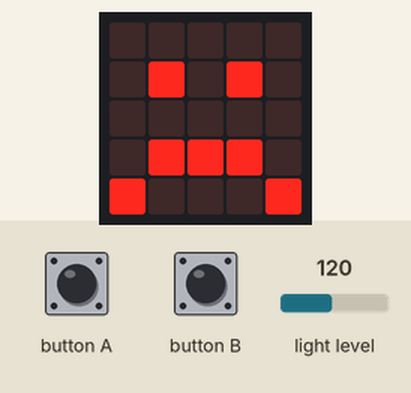
Simulated run of this program. Board: Calliope mini (MakeCode). On the bench: the board's 5×5 LED display. The test bench sets the inputs (shaded band); at power-on: light level 120.

Above: at 1.2 s.
1.3 s: light level set to 103
3.0 s: light level set to 98
At 3.4 s:
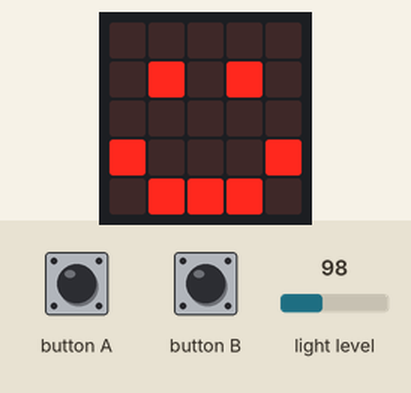
4.5 s: button A pressed for 0.15 s
At 5.4 s:
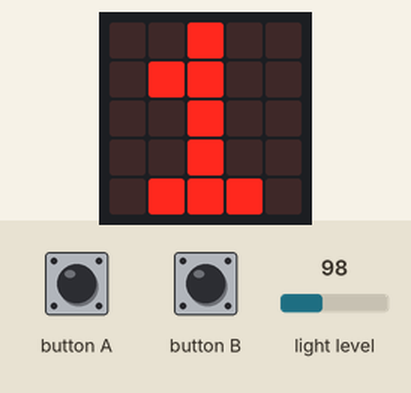
7.0 s: light level set to 128
At 8.6 s:
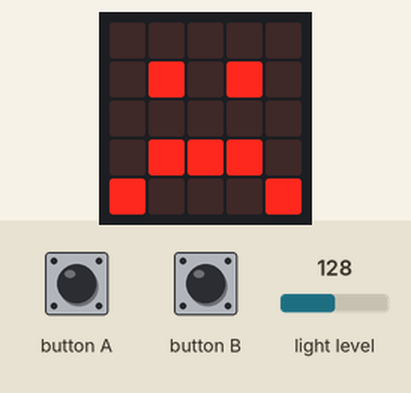
8.9 s: light level set to 5
At 10.2 s:
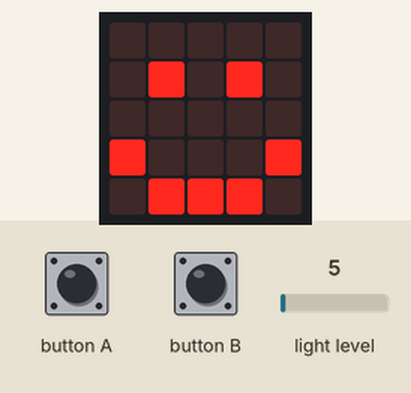
10.7 s: button A pressed for 0.15 s
At 11.7 s:
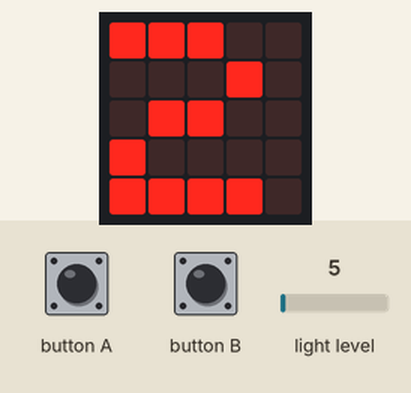
Timing chart, 0 to 13.7 s (numbered marks = the images above; inputs shaded):
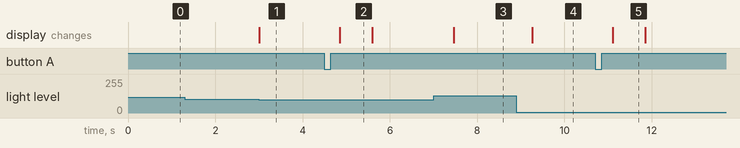

The program:

main.ts
```typescript
let Zähler = 0
input.onButtonPressed(Button.A, function () {
    basic.showString("" + (Zähler))
})
input.onButtonPressed(Button.B, function () {
    Zähler = 0
})
basic.forever(function () {
    if (input.lightLevel() > 100) {
        Zähler += 1
        while (input.lightLevel() > 100) {
            basic.showIcon(IconNames.Sad)
        }
    }
    basic.showIcon(IconNames.Happy)
})
```

test.ts
```typescript
// Hier kann man Tests durchführen; diese Datei wird nicht kompiliert, wenn dieses Paket als Erweiterung verwendet wird.
```

Measured:
- the behaviour switches between 101 and 100 on light level (found by bisection; images 0 and 1)
- after the input at 1.3 s, every drawn part: stays the same
- after the input at 3.0 s, the display: changes at once (image 1)
- after the input at 4.5 s, the display: changes after 0.35 s (image 2)
- after the input at 7.0 s, the display: changes after 0.46 s (image 3)
- after the input at 8.9 s, the display: changes after 0.37 s (image 4)
- after the input at 10.7 s, the display: changes after 0.41 s (image 5)
- what the display in image 2 shows lasts 0.8 s, from 4.8 s to 5.6 s
